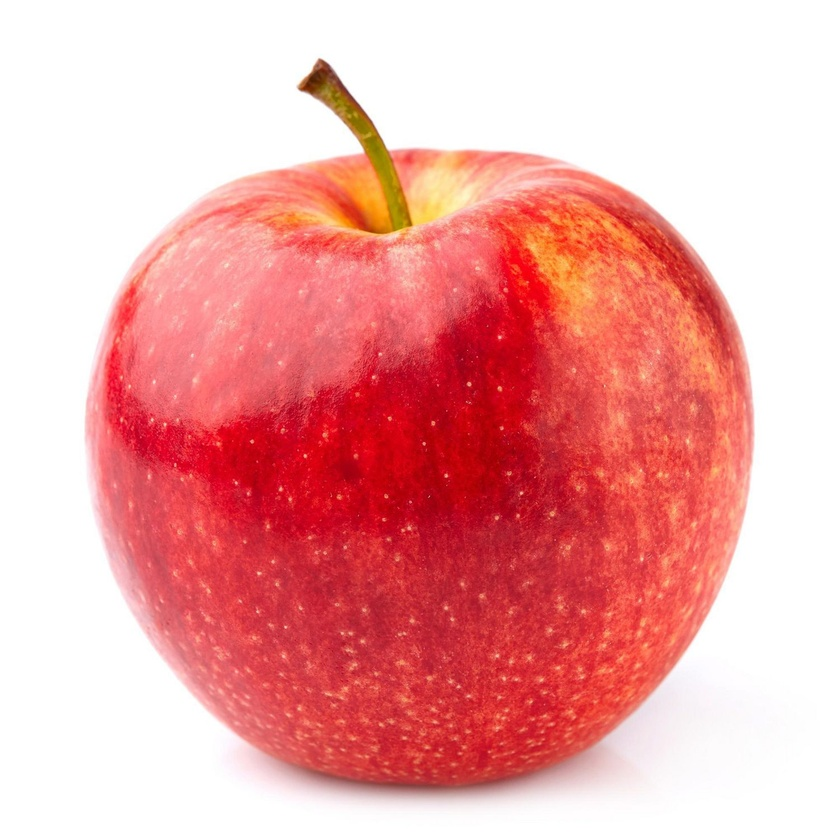
#> input picture ex11/apple2.jpeg, 840 x 840 px, shrunk from 1500 x 1500 before the run
$ jupyter execute ex11.ipynb
#> lines starting #> are read from the running program, lines starting #| are printed output that depends on the picture; after the words box and inside, x2 and y2 are one past the last pixel; in counts of white or black regions, pixels touching at a corner belong together
## Exercise
### Part 1
1. Take a picture of an apple and put it in the image folder in the notebook environment
2. Find the contour of the apple
3. Draw a yellow circle with the center placed on the center of the apple contour
4. Draw a square that precisely holds the apple
5. Take a picture of three seperate apples.
6. Use contours to programmatically identify the number of apples in the photo

[cell 1]
import cv2
import numpy as np
from matplotlib import pyplot as plt

[cell 2]
img_bgr = cv2.imread('apple2.jpeg')   # Read the image
#> img_bgr is the input picture: shape (840, 840, 3); mean B, G, R 166.3, 167, 239
img_rgb = cv2.cvtColor(img_bgr, cv2.COLOR_BGR2RGB)
plt.imshow(img_rgb)   # Ploting the image using matplotlib

[cell 3]
img = cv2.imread('apple2.jpeg')
img_rgb = cv2.cvtColor(img,cv2.COLOR_BGR2RGB)

img_grey = cv2.cvtColor(img,cv2.COLOR_BGR2GRAY)
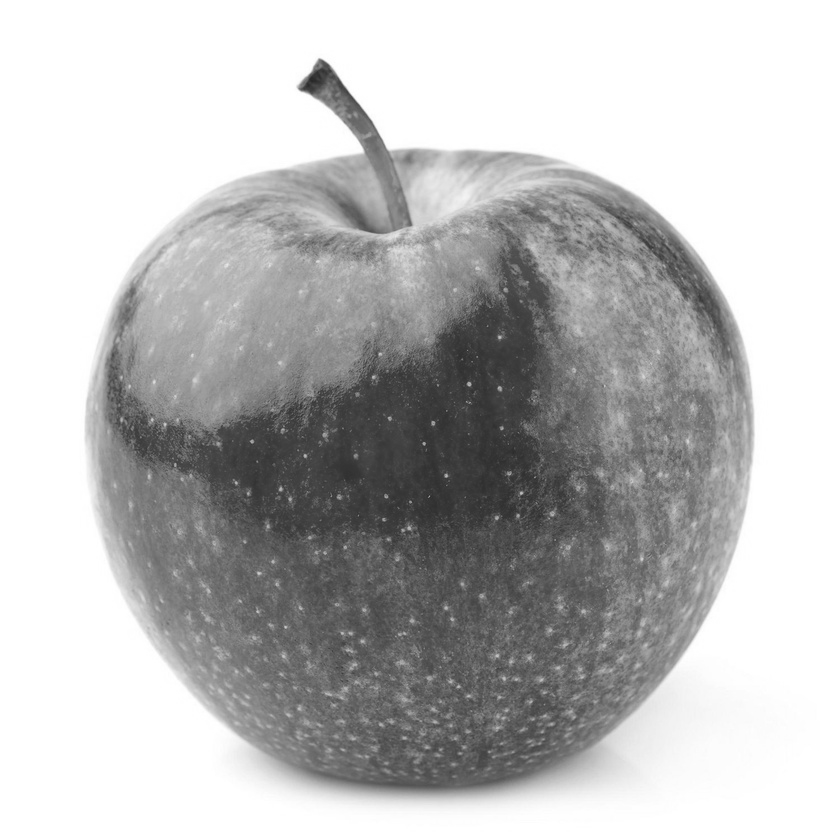
#> img_grey: shape (840, 840); min 40, max 255, mean 188.5

ret, thresh = cv2.threshold(img_grey, 230, 255, cv2.THRESH_BINARY)
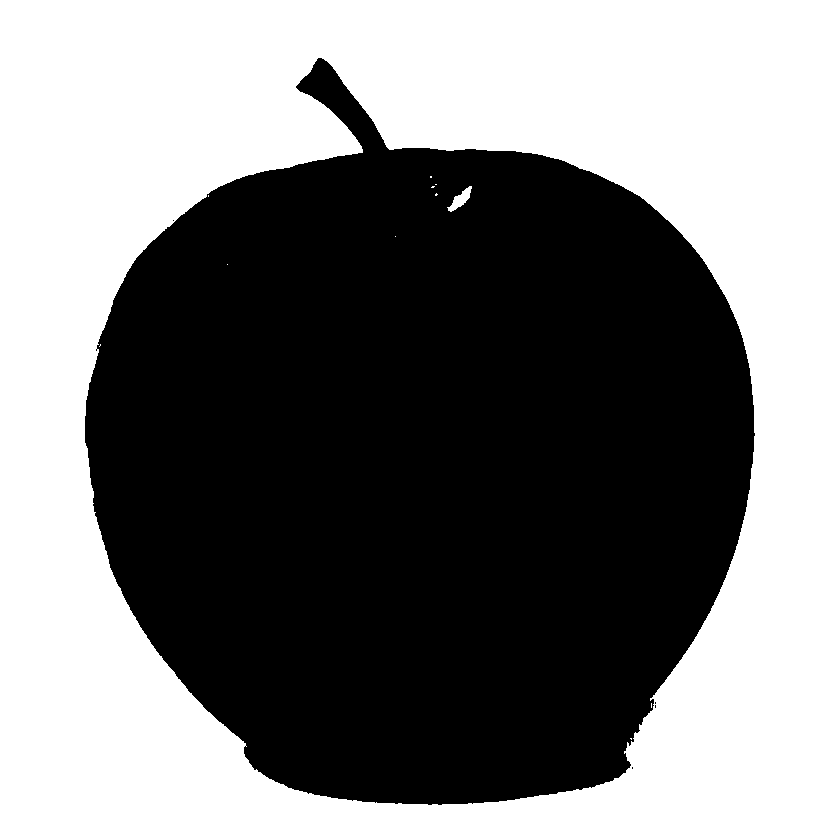
#> thresh: shape (840, 840); 49.3% white; 12 white regions (10 under 20 px), largest, box (x1, y1, x2, y2) and area: (0, 0, 840, 840) 347718, (447, 186, 472, 212) 255
thresh = cv2.bitwise_not(thresh)
#> thresh: shape (840, 840); 50.7% white; 12 black regions (10 under 20 px)
contours = cv2.findContours(thresh, cv2.RETR_TREE, cv2.CHAIN_APPROX_SIMPLE)[-2]
#> contours = 18 contours, 16 with area under 20; largest, box (x1, y1, x2, y2) and area: (85, 58, 755, 805) 356773, (446, 185, 473, 213) 290

img = cv2.drawContours(img_rgb, contours, -1, (0,255,0), 2)
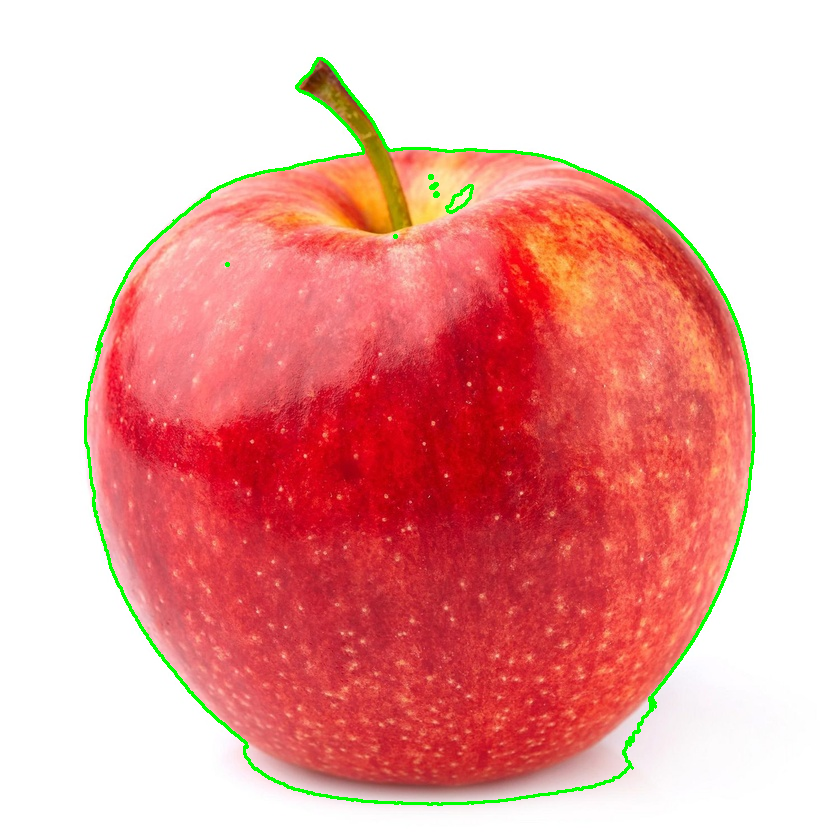
#> img: shape (840, 840, 3); mean R, G, B 236, 167.5, 163.8

plt.imshow(img)
#plt.imshow(thresh, cmap='gray')

[cell 4]
c = max(contours, key=cv2.contourArea)
#> c = contour of 1039 points, box (x1, y1, x2, y2) (85, 58, 755, 805), area 356773
((x, y), radius) = cv2.minEnclosingCircle(c)
#> x = 442.3; y = 428.2; radius = 390.6

img_circle = img_rgb.copy()

cv2.circle(img_circle, center=(int(x), int(y)), radius=int(radius), color=(255, 255, 0), thickness=10)
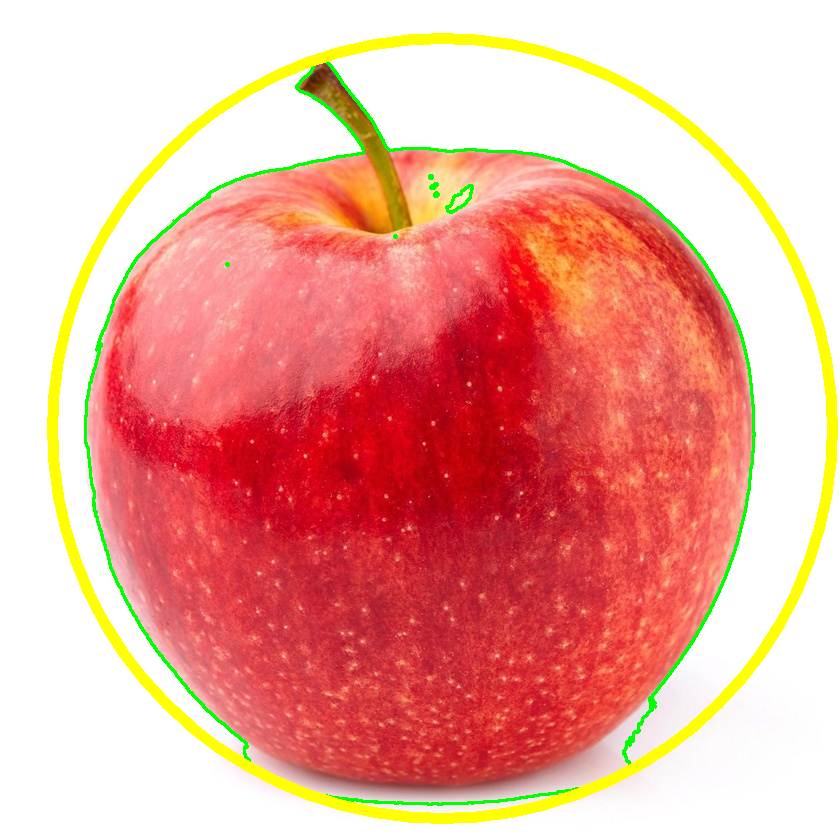
#> img_circle: shape (840, 840, 3); 3.8% of pixels changed, all inside (x1, y1, x2, y2) = (47, 33, 838, 824)

plt.imshow(img_circle)

Draw a square that precisely holds the apple

[cell 5]
x, y, w, h = cv2.boundingRect(c)
#> x = 85; y = 58; w = 670; h = 747

img_rect = img_rgb.copy()

cv2.rectangle(img_rgb, (x, y), (x + w, y + h), (0, 0, 255), 5)
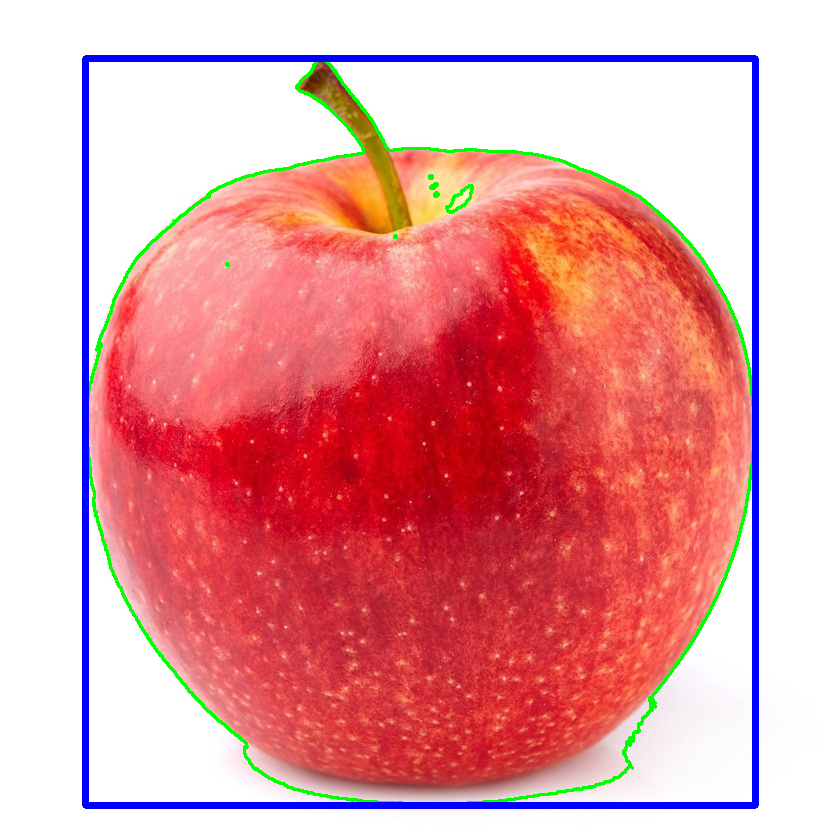
#> img_rgb: shape (840, 840, 3); 2.81% of pixels changed, all inside (x1, y1, x2, y2) = (82, 55, 759, 809)

plt.imshow(img_rgb)

$ run again, with ex11/apple3.jpeg copied over ex11/apple2.jpeg
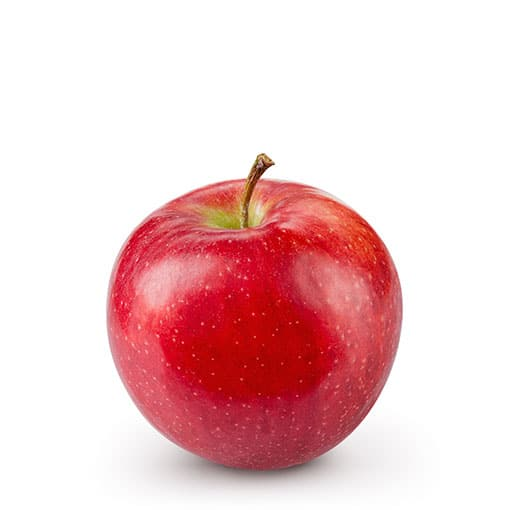
#> input picture ex11/apple3.jpeg, 510 x 510 px
#> img_bgr is the input picture: shape (510, 510, 3); mean B, G, R 203.7, 201.8, 238.7
#> `ret, thresh = cv2.threshold(img_grey, 230, 255, cv2.THRESH_BINARY)`:
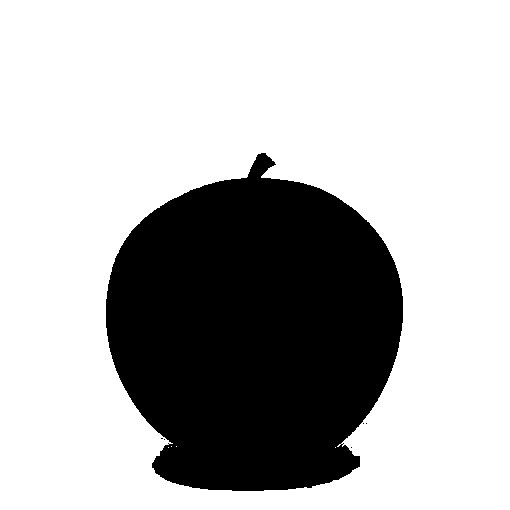
#> thresh: shape (510, 510); 71.3% white; 6 black regions (5 under 20 px), largest, box (x1, y1, x2, y2) and area: (106, 153, 403, 491) 74646
#> contours = 11 contours, 10 with area under 20; largest, box (x1, y1, x2, y2) and area: (106, 153, 403, 491) 74148
#> c = contour of 510 points, box (x1, y1, x2, y2) (106, 153, 403, 491), area 74148
#> `((x, y), radius) = cv2.minEnclosingCircle(c)`: x = 252.3; y = 327.4; radius = 174.9
#> img_circle: shape (510, 510, 3); mean R, G, B 236, 202.7, 189.7
#> `x, y, w, h = cv2.boundingRect(c)`: x = 106; y = 153; w = 297; h = 338
#> `cv2.rectangle(img_rgb, (x, y), (x + w, y + h), (0, 0, 255), 5)`:
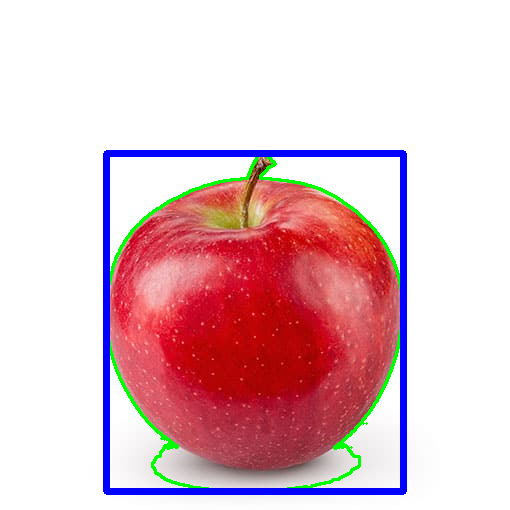
#> img_rgb: shape (510, 510, 3); mean R, G, B 227.5, 194, 201.6
